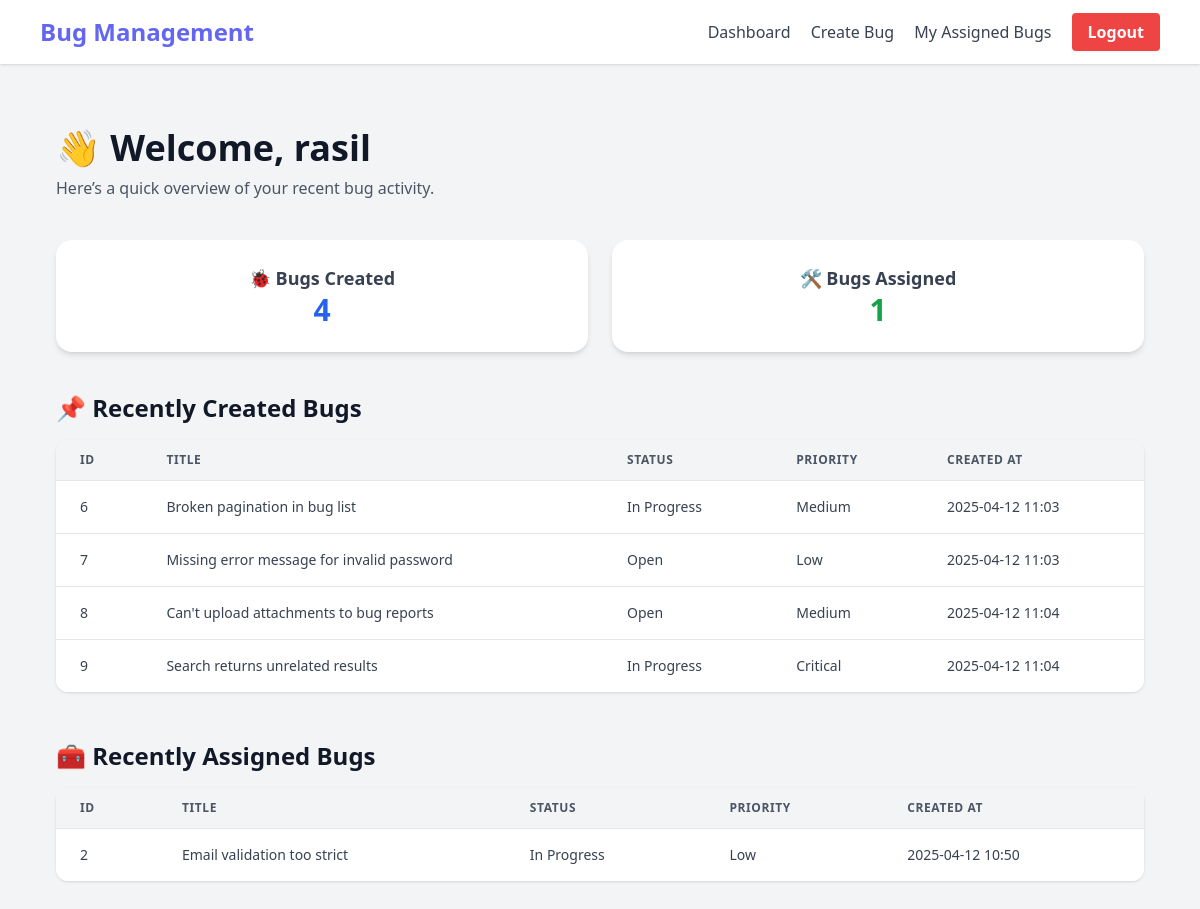
/user/dashboard (signed in), run on the app's committed database.
### app.py (models this page shows, shortened)
class User(UserMixin, db.Model):
    id = db.Column(db.Integer, primary_key=True)
    username = db.Column(db.String(80), unique=True, nullable=False)
    email = db.Column(db.String(120), unique=True, nullable=False)
    password_hash = db.Column(db.String(128))
    is_admin = db.Column(db.Boolean, default=False)
    bugs_created = db.relationship('Bug', backref='creator', lazy=True, foreign_keys='Bug.creator_id')
    bugs_assigned = db.relationship('Bug', backref='assignee', lazy=True, foreign_keys='Bug.assignee_id')

class Bug(db.Model):
    id = db.Column(db.Integer, primary_key=True)
    title = db.Column(db.String(100), nullable=False)
    description = db.Column(db.Text, nullable=False)
    status = db.Column(db.String(20), default='Open')
    priority = db.Column(db.String(20), default='Medium')
    created_at = db.Column(db.DateTime, default=datetime.utcnow)
    updated_at = db.Column(db.DateTime, default=datetime.utcnow, onupdate=datetime.utcnow)
    creator_id = db.Column(db.Integer, db.ForeignKey('user.id'), nullable=False)
    assignee_id = db.Column(db.Integer, db.ForeignKey('user.id'))

### app.py (the view)
@app.route('/user/dashboard')
@login_required
def user_dashboard():
    if current_user.is_admin:
        return redirect(url_for('admin_dashboard'))
    bugs_created = Bug.query.filter_by(creator_id=current_user.id).all()
    bugs_assigned = Bug.query.filter_by(assignee_id=current_user.id).all()
    return render_template('user/user_dashboard.html',
                         bugs_created=bugs_created,
                         bugs_assigned=bugs_assigned)

### app.py (called while the page is built)
@login_manager.user_loader
def load_user(user_id):
    return User.query.get(int(user_id))

### templates/user/user_dashboard.html (shortened to what this page needs)
{% extends "base.html" %}
{% block content %}
<div class="max-w-6xl mx-auto px-4 py-10 space-y-10">
  <div class="space-y-2">
    <h1 class="text-4xl font-bold text-gray-900 dark:text-white">👋 Welcome, {{ current_user.username }}</h1>
    <p class="text-gray-600 dark:text-gray-300">Here’s a quick overview of your recent bug activity.</p>
  </div>
  <div class="grid grid-cols-1 md:grid-cols-2 gap-6">
    <div class="bg-white dark:bg-gray-800 p-6 rounded-2xl shadow-md text-center">
      <h3 class="text-lg font-semibold text-gray-700 dark:text-gray-300">🐞 Bugs Created</h3>
      <p class="text-3xl font-bold text-blue-600 dark:text-blue-400">{{ bugs_created|length }}</p>
    </div>
    <div class="bg-white dark:bg-gray-800 p-6 rounded-2xl shadow-md text-center">
      <h3 class="text-lg font-semibold text-gray-700 dark:text-gray-300">🛠️ Bugs Assigned</h3>
      <p class="text-3xl font-bold text-green-600 dark:text-green-400">{{ bugs_assigned|length }}</p>
    </div>
  </div>
  <section>
    <h2 class="text-2xl font-semibold text-gray-900 dark:text-white mt-8 mb-4">📌 Recently Created Bugs</h2>
    <div class="overflow-x-auto rounded-xl shadow">
      <table class="min-w-full bg-white dark:bg-gray-900 text-sm text-left text-gray-700 dark:text-gray-300">
        <thead class="bg-gray-100 dark:bg-gray-700 uppercase text-xs tracking-wider text-gray-600 dark:text-gray-300">
          <tr>
            <th class="px-6 py-3">ID</th>
            <th class="px-6 py-3">Title</th>
            <th class="px-6 py-3">Status</th>
            <th class="px-6 py-3">Priority</th>
            <th class="px-6 py-3">Created At</th>
          </tr>
        </thead>
        <tbody>
          {% for bug in bugs_created[-5:] %}
          <tr class="border-t border-gray-200 dark:border-gray-700 hover:bg-gray-50 dark:hover:bg-gray-800 transition duration-150">
            <td class="px-6 py-4">{{ bug.id }}</td>
            <td class="px-6 py-4">{{ bug.title }}</td>
            <td class="px-6 py-4">{{ bug.status }}</td>
            <td class="px-6 py-4">{{ bug.priority }}</td>
            <td class="px-6 py-4">{{ bug.created_at.strftime('%Y-%m-%d %H:%M') }}</td>
          </tr>
          {% endfor %}
        </tbody>
      </table>
    </div>
  </section>
  <section>
    <h2 class="text-2xl font-semibold text-gray-900 dark:text-white mt-12 mb-4">🧰 Recently Assigned Bugs</h2>
    <div class="overflow-x-auto rounded-xl shadow">
      <table class="min-w-full bg-white dark:bg-gray-900 text-sm text-left text-gray-700 dark:text-gray-300">
        <thead class="bg-gray-100 dark:bg-gray-700 uppercase text-xs tracking-wider text-gray-600 dark:text-gray-300">
          <tr>
            <th class="px-6 py-3">ID</th>
            <th class="px-6 py-3">Title</th>
            <th class="px-6 py-3">Status</th>
            <th class="px-6 py-3">Priority</th>
            <th class="px-6 py-3">Created At</th>
          </tr>
        </thead>
        <tbody>
          {% for bug in bugs_assigned[-5:] %}
          <tr class="border-t border-gray-200 dark:border-gray-700 hover:bg-gray-50 dark:hover:bg-gray-800 transition duration-150">
            <td class="px-6 py-4">{{ bug.id }}</td>
            <td class="px-6 py-4">{{ bug.title }}</td>
            <td class="px-6 py-4">{{ bug.status }}</td>
            <td class="px-6 py-4">{{ bug.priority }}</td>
            <td class="px-6 py-4">{{ bug.created_at.strftime('%Y-%m-%d %H:%M') }}</td>
          </tr>
          {% endfor %}
        </tbody>
      </table>
    </div>
  </section>
</div>
{% endblock %}

### data on the page
User: username "rasil"
Bug: id "6", title "Broken pagination in bug list", status "In Progress", priority "Medium", created_at "2025-04-12 11:03"
Bug: id "7", title "Missing error message for invalid password", status "Open", priority "Low", created_at "2025-04-12 11:03"
Bug: id "8", title "Can't upload attachments to bug reports", status "Open", priority "Medium", created_at "2025-04-12 11:04"
Bug: id "9", title "Search returns unrelated results", status "In Progress", priority "Critical", created_at "2025-04-12 11:04"
Bug: id "2", title "Email validation too strict", status "In Progress", priority "Low", created_at "2025-04-12 10:50"

### other printed values
{{ bugs_created|length }} "4"
{{ bugs_assigned|length }} "1"
